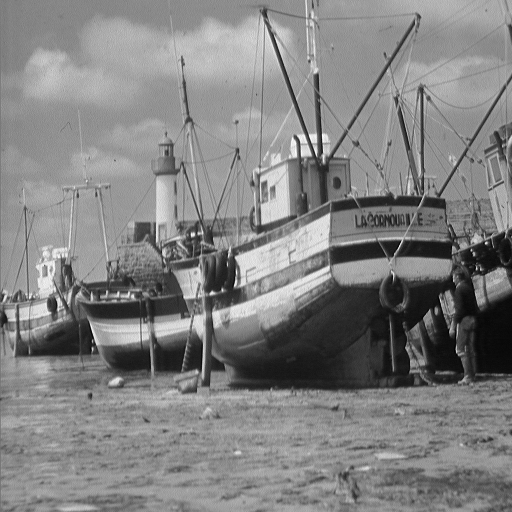
#> input picture image/数字图像处理/02_Python图像处理基本操作/01_images/boat.512.tiff, 512 x 512 px
$ python 04_histogram.py
#> lines starting #> are read from the running program, lines starting #| are printed output that depends on the picture
# Author: Shilong YANG
# Desc: Histogram calculate and equalization

import cv2 as cv
import matplotlib.pyplot as plt
import numpy as np

# prepare file name and load image
IMG_DIR = '01_images/'
imfile = IMG_DIR + 'boat.512.tiff'
im = cv.imread(imfile, cv.IMREAD_GRAYSCALE)
#> im is the input picture: shape (512, 512); min 0, max 255, mean 129.7

# define a function to show histogram
def imhist(im, i, titre):
#> called with i = 2, titre = 'Original histogram'
	hist = cv.calcHist([im], [0], None, [256], [0, 256])
#> hist = 256 values, max 5796 at index 148, min 0 at index 254, mean 1024
	plt.subplot(2, 2, i)
	plt.hist(im.ravel(), 256, [0, 256]);
	plt.title(titre)

# showing original image and its histogram
plt.subplot(2, 2, 1)
plt.imshow(im, 'gray')
plt.title('Original image')
imhist(im, 2, 'Original histogram')

# perform histogram equalization
im_eq = cv.equalizeHist(im)
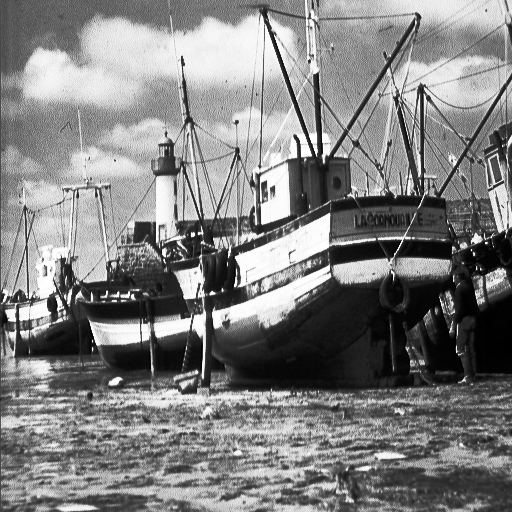
#> im_eq: shape (512, 512); min 0, max 255, mean 128.7
plt.subplot(2, 2, 3)
plt.imshow(im_eq, 'gray')
plt.title('Equalized image')
imhist(im_eq, 4, 'Equalized histogram')
plt.show()
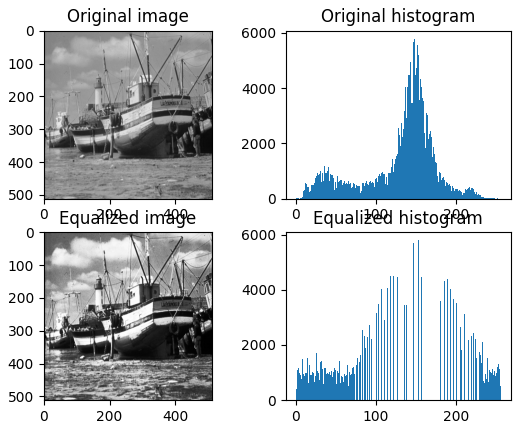
#> figure drawn by matplotlib, 4 panels; panel 2: tallest bar 5796 high, from x = 148 to 149; panel 4: tallest bar 5796 high, from x = 153 to 154

$ run again, with image/数字图像处理/02_Python图像处理基本操作/01_images/elaine.512.tiff copied over image/数字图像处理/02_Python图像处理基本操作/01_images/boat.512.tiff
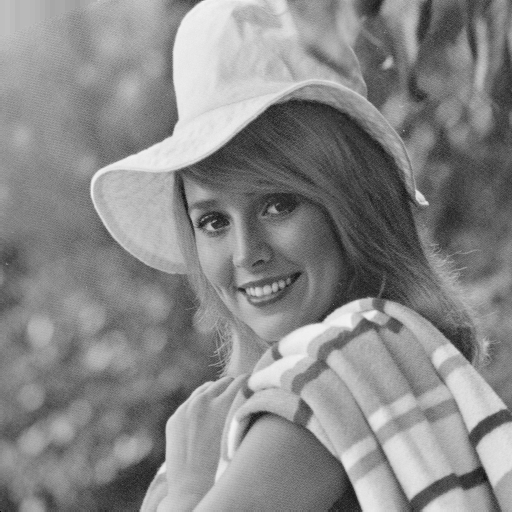
#> input picture image/数字图像处理/02_Python图像处理基本操作/01_images/elaine.512.tiff, 512 x 512 px
#> im is the input picture: shape (512, 512); min 0, max 243, mean 136.4
#> hist = 256 values, max 2462 at index 127, min 0 at index 1, mean 1024
#> `im_eq = cv.equalizeHist(im)`:
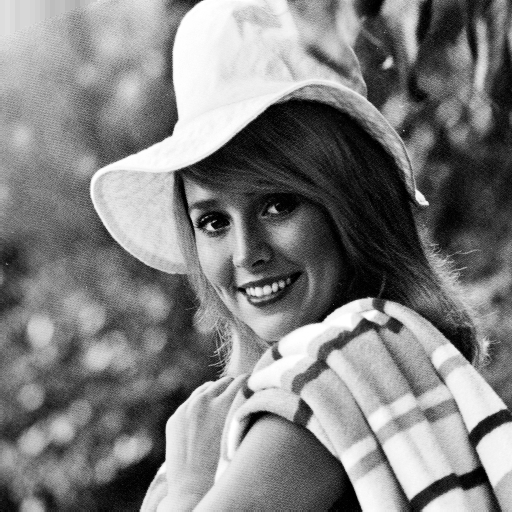
#> im_eq: shape (512, 512); min 0, max 255, mean 128.3
#> `plt.show()`:
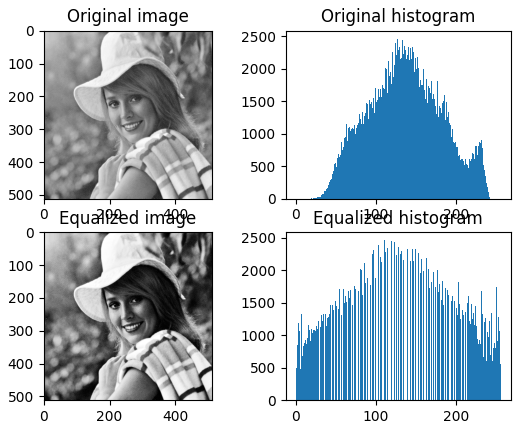
#> figure drawn by matplotlib, 4 panels; panel 2: tallest bar 2462 high, from x = 127 to 128; panel 4: tallest bar 2462 high, from x = 110 to 111

$ run again, with image/数字图像处理/02_Python图像处理基本操作/01_images/Baboon.bmp saved as image/数字图像处理/02_Python图像处理基本操作/01_images/boat.512.tiff
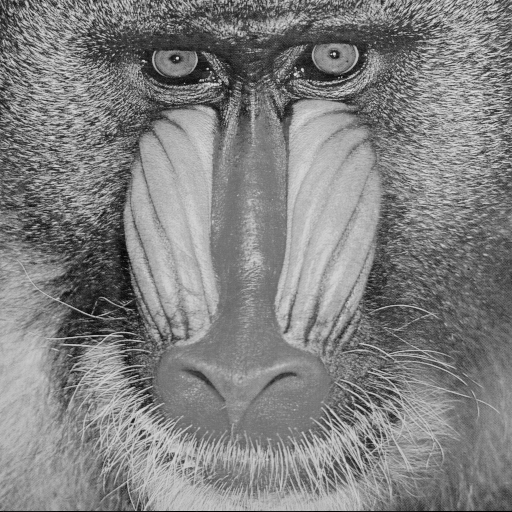
#> input picture image/数字图像处理/02_Python图像处理基本操作/01_images/Baboon.bmp, 512 x 512 px
#> im is the input picture: shape (512, 512); min 0, max 230, mean 129.1
#> hist = 256 values, max 2759 at index 121, min 0 at index 225, mean 1024
#> `im_eq = cv.equalizeHist(im)`:
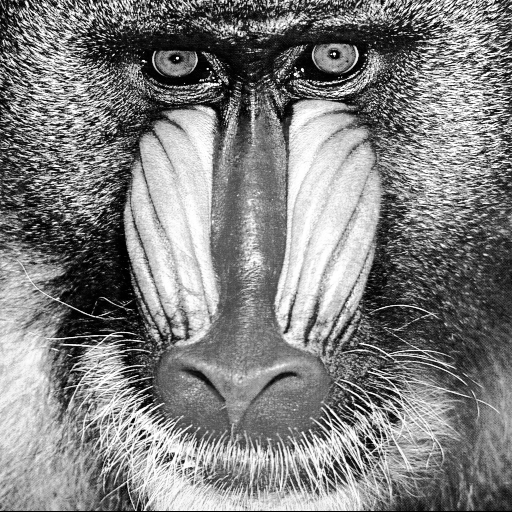
#> im_eq: shape (512, 512); min 0, max 255, mean 128.3
#> `plt.show()`:
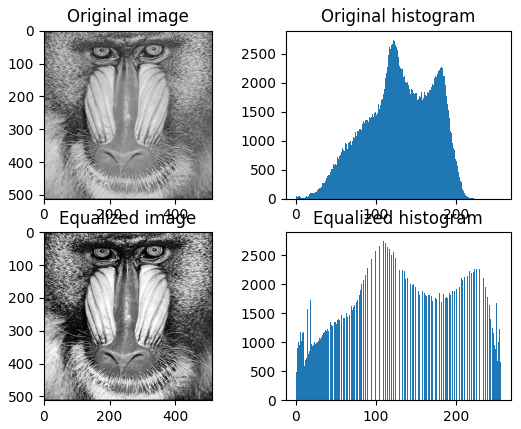
#> figure drawn by matplotlib, 4 panels; panel 2: tallest bar 2759 high, from x = 121 to 122; panel 4: tallest bar 2759 high, from x = 106 to 107
